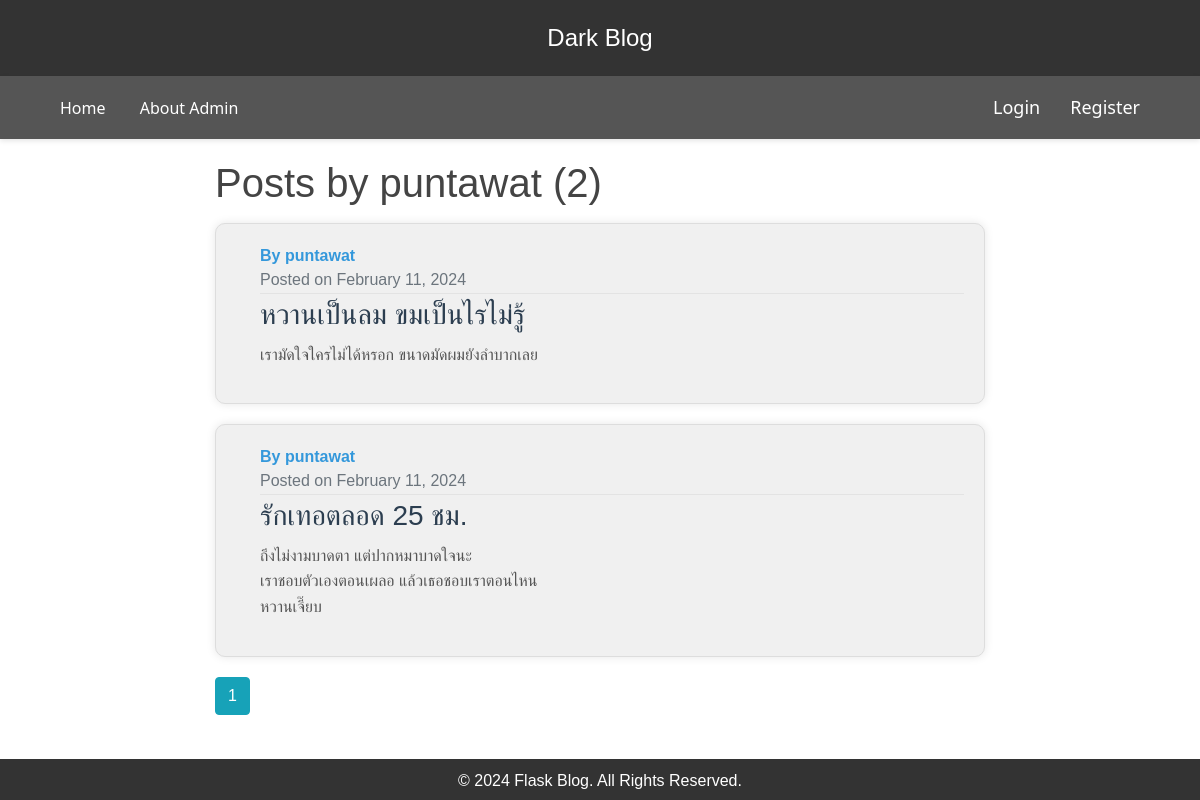
Page /user/puntawat on the committed database.
### flaskblog/model.py (models this page shows, shortened)
class User(db.Model, UserMixin):
    id = db.Column(db.Integer, primary_key=True)
    username = db.Column(db.String(20), unique=True, nullable=False)
    email = db.Column(db.String(120), unique=True, nullable=False)
    image_file = db.Column(db.String(20), nullable=False, default='default.jpg')
    password = db.Column(db.String(60), nullable=False)
    posts = db.relationship('Post', backref='author', lazy=True)

class Post(db.Model):
    id = db.Column(db.Integer, primary_key=True)
    title = db.Column(db.String(100), nullable=False)
    date_posted = db.Column(db.DateTime, nullable=False, default=datetime.utcnow())
    content = db.Column(db.Text, nullable=False)
    user_id = db.Column(db.Integer, db.ForeignKey('user.id'), nullable=False)

### flaskblog/routes.py (the view)
@app.route("/user/<string:username>")
def user_posts(username):
    page = request.args.get('page', 1, type=int)
    user = User.query.filter_by(username=username).first_or_404()
    posts = Post.query.filter_by(author=user)\
        .order_by(Post.date_posted.desc())\
        .paginate(page=page,per_page=5)
    return render_template('user_posts.html', posts=posts, user=user)

### flaskblog/templates/user_posts.html (shortened to what this page needs)
{% extends "layout.html" %}
{% block content %}
    <h1 class="mb-3">Posts by {{ user.username }} ({{ posts.total }})</h1>
    {% for post in posts.items %}
    <article class="media content-section">
        <div class="media-body ml-4">
            <div class="article-metadata">
                <span class="mr-2">
                    <a href="{{ url_for('user_posts', username=post.author.username)}}" class="article-link">
                        <strong>By {{ post.author.username }}</strong><br>
                    </a>
                </span>
                <span class="text-muted">
                    Posted on {{ post.date_posted.strftime('%B %d, %Y') }}
                </span>
            </div>
            <a href="{{ url_for('post', post_id=post.id) }}" class="article-link">
                <h2 class="article-title">{{ post.title }}</h2>
            </a>
            <p class="article-content">{{ post.content }}</p>
        </div>
    </article>
    {% endfor %}
    {% for page_num in posts.iter_pages(left_edge=1, right_edge=1, left_current=1, right_current=2) %}
        {% if page_num %}
            {% if posts.page == page_num %}
                <a class="btn btn-info mb-4" href="{{ url_for('user_posts', username=user.username, page=page_num) }}">{{ page_num }}</a>
            {% else %}
                <a class="btn btn-outline-info mb-4" href="{{ url_for('user_posts', username=user.username, page=page_num) }}">{{ page_num }}</a>
            {% endif %}
        {% endif %}
    {% endfor %}
{% endblock content %}

### flaskblog/static/main.css (style rules this page uses)
body { background: #fafafa; color: #333333; margin-top: 5rem; }
h1, h2, h3, h4, h5, h6 { color: #444444; }
.content-section { background: #ffffff; padding: 10px 20px; border: 1px solid #dddddd; border-radius: 3px; margin-bottom: 20px; }
.article-title { color: #444444; }
.article-content { white-space: pre-line; }
.article-metadata { padding-bottom: 1px; margin-bottom: 4px; border-bottom: 1px solid #e3e3e3 }
body { display: flex; flex-direction: column; min-height: 100vh; }
.article-link { text-decoration: none; color: #3498db; transition: color 0.3s ease; }
.article-title { font-size: 28px; color: #2c3e50; margin-bottom: 10px; }
.article-content { color: #555; line-height: 1.6; }
body { background-color: #fff; margin: 0; }

### flaskblog/templates/layout.html (style rules this page uses)
body { font-family: 'Arial', sans-serif; background-color: #ffffff; color: #000000; margin: 0; padding: 0; }
.content-section { background-color: #f0f0f0; padding: 20px; margin-bottom: 20px; border-radius: 10px; box-shadow: 0 0 10px rgba(0, 0, 0, 0.1); transition: transform 0.3s ease; }
body { display: flex; flex-direction: column; min-height: 100vh; }

### rows in the picture
User: username "puntawat"
Post: author.username "puntawat", date_posted "February 11, 2024", title "หวานเป็นลม ขมเป็นไรไม่รู้", content "เรามัดใจใครไม่ได้หรอก ขนาดมัดผมยังลำบากเลย"
Post: author.username "puntawat", date_posted "February 11, 2024", title "รักเทอตลอด 25 ชม.", content "ถึงไม่งามบาดตา แต่ปากหมาบาดใจนะ เราชอบตัวเองตอนเผลอ แล้วเธอชอบเราตอนไหน หวานเจี๊ยบ"

### other values in the picture
{{ posts.total }} "2"
{{ page_num }} "1"
